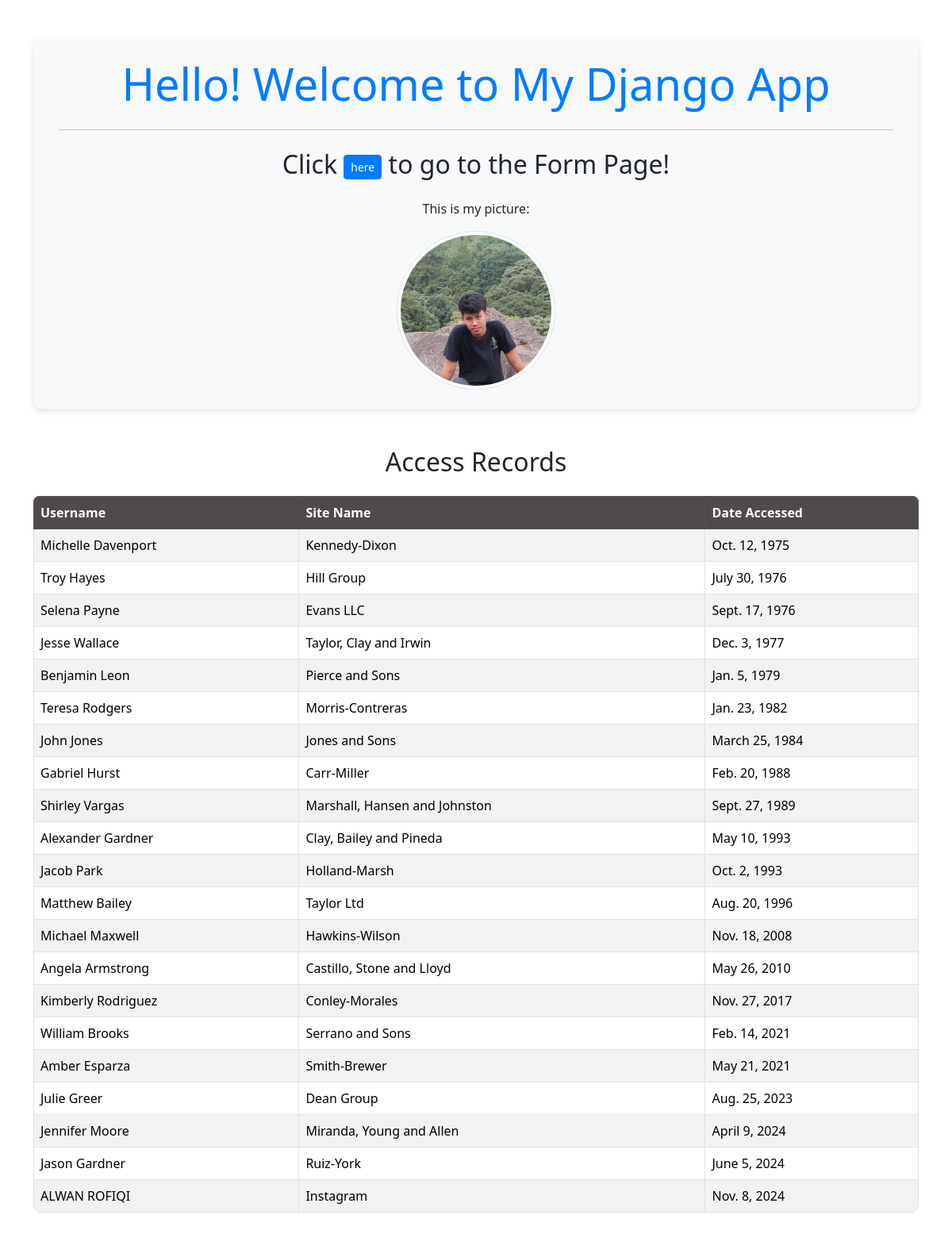
The page / on the database its author committed.
### first_app/models.py (models this page shows, shortened)
class AccessRecord(models.Model):
    name = models.ForeignKey(Webpage, on_delete= models.CASCADE)
    person = models.ForeignKey(Person, on_delete=models.CASCADE, null=True)
    date = models.DateField()

class Person(models.Model):
    name = models.CharField(max_length=100)

class Webpage(models.Model):
    topic = models.ForeignKey(Topic, on_delete= models.CASCADE)
    name = models. CharField(max_length=264, unique=True)
    url = models.URLField(unique=True)

### first_app/views.py (the view)
# urls.py: path('', views.index, name='index'),
def index(request):
    webpages_list = AccessRecord.objects.order_by('date')
    persons_list = Person.objects.all()
    context = {
        'access_records': webpages_list,
        'persons': persons_list
    }
    return render(request, 'first_app/index.html', context=context)

### templates/first_app/index.html (shortened to what this page needs)
<!DOCTYPE html>
{% load static %}
<html lang="en">
<head>
    <link
        href="https://cdn.jsdelivr.net/npm/bootstrap@5.3.2/dist/css/bootstrap.min.css"
        rel="stylesheet"
    />
    <link rel="stylesheet" href="{% static 'css/mystyle.css' %}">
</head>
<body>
    <div class="container my-5">
        <div class="jumbotron text-center py-4">
            <h1 class="display-4">Hello! Welcome to My Django App</h1>
            <hr class="my-4">
            <h2>Click <a href="/formpage" class="btn btn-primary btn-sm">here</a> to go to the Form Page!</h2>
            <p class="mt-4">This is my picture:</p>
            <img src="{% static 'images/alwan.jpg' %}" alt="alwan" class="rounded-circle img-thumbnail" width="200">
        </div>
    </div>
    <div class="container my-5">
        <h2 class="text-center mb-4">Access Records</h2>
        {% if access_records %}
            <table class="table table-striped table-bordered">
                <thead class="table-dark">
                    <tr>
                        <th>Username</th>
                        <th>Site Name</th>
                        <th>Date Accessed</th>
                    </tr>
                </thead>
                <tbody>
                    {% for acc in access_records %}
                        <tr>
                            <td>{{ acc.person.name|default:'Unknown' }}</td>
                            <td>{{ acc.name.name }}</td>
                            <td>{{ acc.date }}</td>
                        </tr>
                    {% endfor %}
                </tbody>
            </table>
        {% else %}
            <p class="text-center text-muted">No access records found.</p>
        {% endif %}
    </div>
</body>
</html>

### static/css/mystyle.css (style rules this page uses)
.jumbotron { background-color: #f8f9fa; padding: 2rem; border-radius: 10px; box-shadow: 0 4px 8px rgba(0, 0, 0, 0.1); }
h1 { color: #007bff; }
.table { margin-top: 20px; border-radius: 8px; overflow: hidden; }
.table th, .table td { vertical-align: middle; }
.table th { background-color: #504b4b; color: #fff; }
.table tbody tr:nth-child(odd) { background-color: #f8f9fa; }
.table tbody tr:nth-child(even) { background-color: #e9ecef; }
.btn-primary { background-color: #007bff; border-color: #007bff; transition: 0.3s; }
a { color: #007bff; text-decoration: none; }

### rows shown on the page
AccessRecord: person.name "Michelle Davenport", name.name "Kennedy-Dixon", date "Oct. 12, 1975"
AccessRecord: person.name "Troy Hayes", name.name "Hill Group", date "July 30, 1976"
AccessRecord: person.name "Selena Payne", name.name "Evans LLC", date "Sept. 17, 1976"
AccessRecord: person.name "Jesse Wallace", name.name "Taylor, Clay and Irwin", date "Dec. 3, 1977"
AccessRecord: person.name "Benjamin Leon", name.name "Pierce and Sons", date "Jan. 5, 1979"
AccessRecord: person.name "Teresa Rodgers", name.name "Morris-Contreras", date "Jan. 23, 1982"
AccessRecord: person.name "John Jones", name.name "Jones and Sons", date "March 25, 1984"
AccessRecord: person.name "Gabriel Hurst", name.name "Carr-Miller", date "Feb. 20, 1988"
AccessRecord: person.name "Shirley Vargas", name.name "Marshall, Hansen and Johnston", date "Sept. 27, 1989"
AccessRecord: person.name "Alexander Gardner", name.name "Clay, Bailey and Pineda", date "May 10, 1993"
AccessRecord: person.name "Jacob Park", name.name "Holland-Marsh", date "Oct. 2, 1993"
AccessRecord: person.name "Matthew Bailey", name.name "Taylor Ltd", date "Aug. 20, 1996"
AccessRecord: person.name "Michael Maxwell", name.name "Hawkins-Wilson", date "Nov. 18, 2008"
AccessRecord: person.name "Angela Armstrong", name.name "Castillo, Stone and Lloyd", date "May 26, 2010"
AccessRecord: person.name "Kimberly Rodriguez", name.name "Conley-Morales", date "Nov. 27, 2017"
AccessRecord: person.name "William Brooks", name.name "Serrano and Sons", date "Feb. 14, 2021"
AccessRecord: person.name "Amber Esparza", name.name "Smith-Brewer", date "May 21, 2021"
AccessRecord: person.name "Julie Greer", name.name "Dean Group", date "Aug. 25, 2023"
AccessRecord: person.name "Jennifer Moore", name.name "Miranda, Young and Allen", date "April 9, 2024"
AccessRecord: person.name "Jason Gardner", name.name "Ruiz-York", date "June 5, 2024"
AccessRecord: person.name "ALWAN ROFIQI", name.name "Instagram", date "Nov. 8, 2024"
